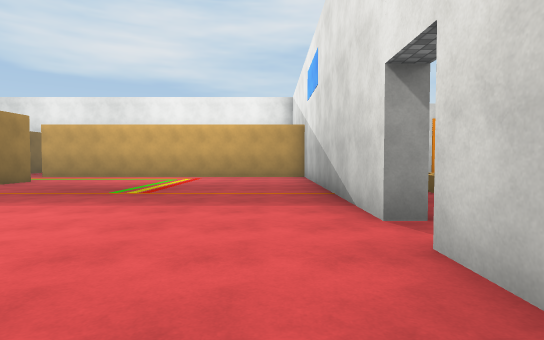
[1] (above)

24 first-person views from a walk through a scene from a Unity 3-D project. The camera is 1.4 m above the floor, tilts 2° down and sees 80° across. Doors are open. The floor is counted in squares, 2 m on a side. Each view is taken from the middle of a square. On the plan, view 1 faces up. The plan holds only what a view shows up to about 10 squares ahead; the rest is blank. The place goes on beyond the plan. The player character is not drawn. Surface patterns are stand-ins for the level's own textures.

[2]
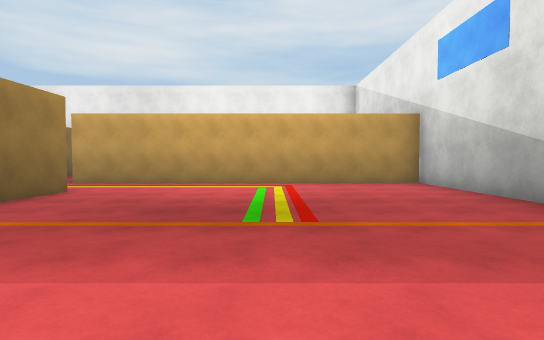

[3]
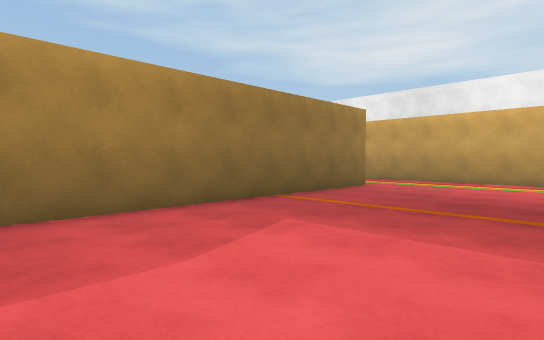

[4]
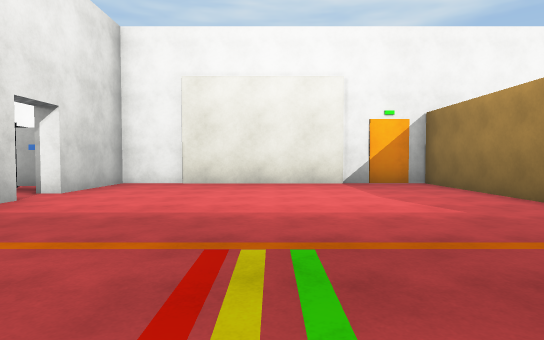

[5]
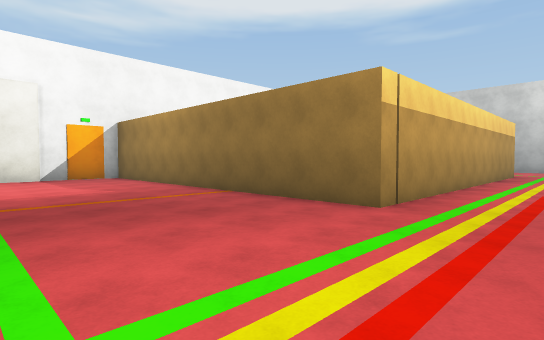

[6]
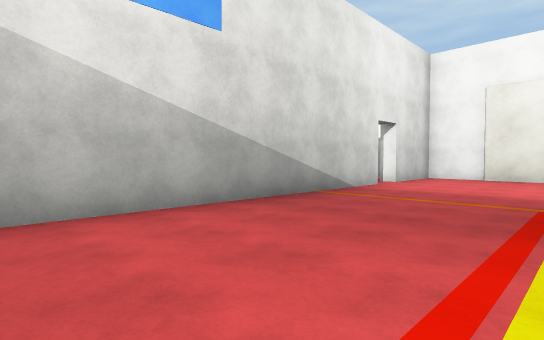

[7]
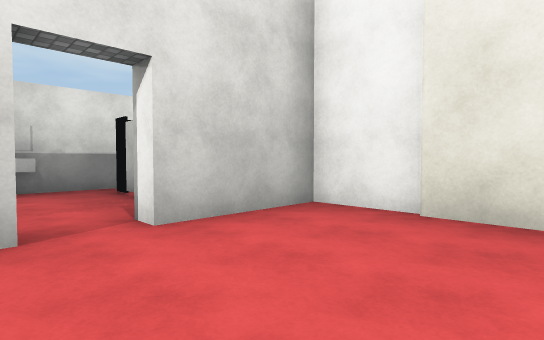

[8]
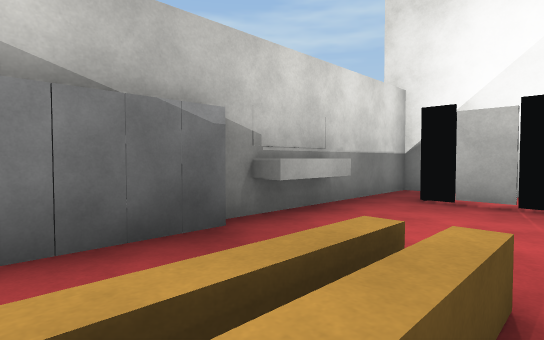

[9]
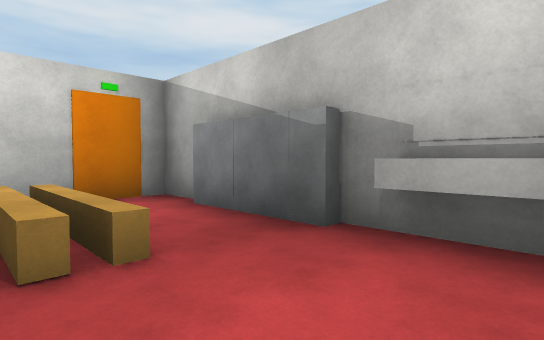

[10]
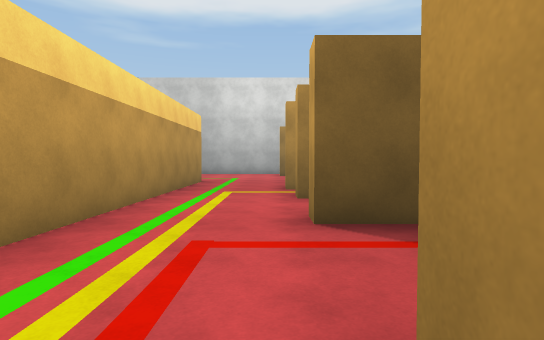

[11]
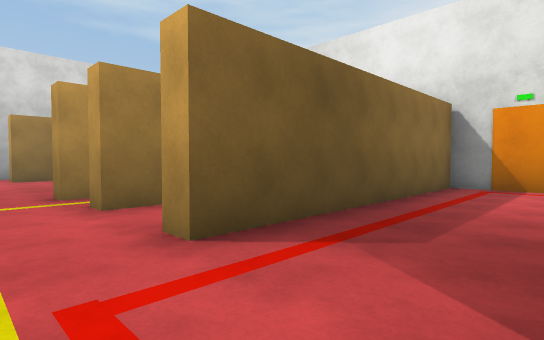

[12]
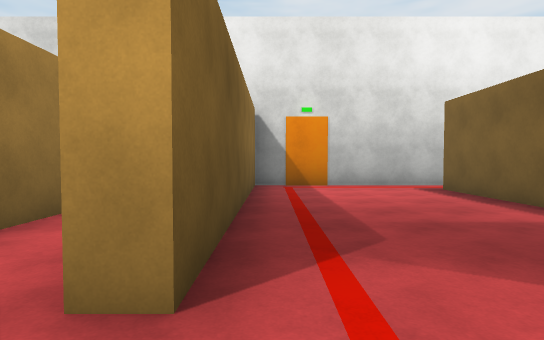

[13]
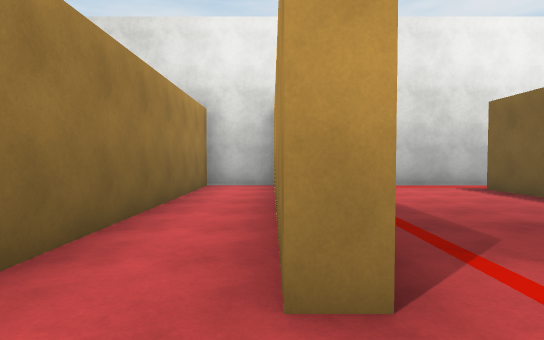

[14]
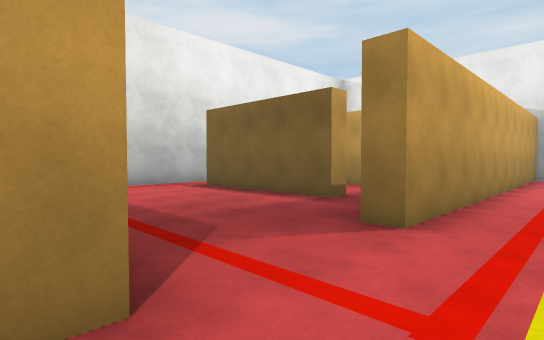

[15]
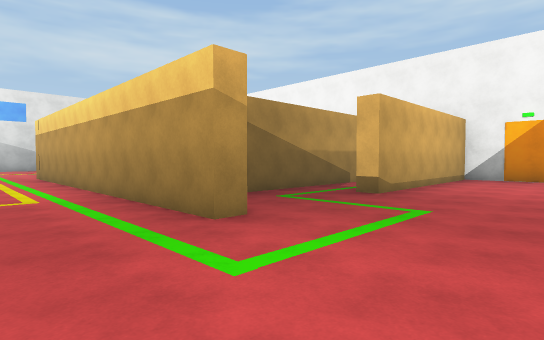

[16]
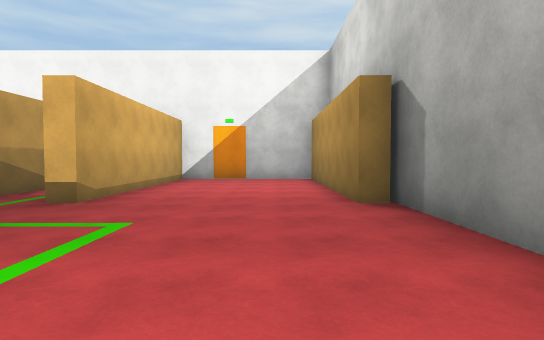

[17]
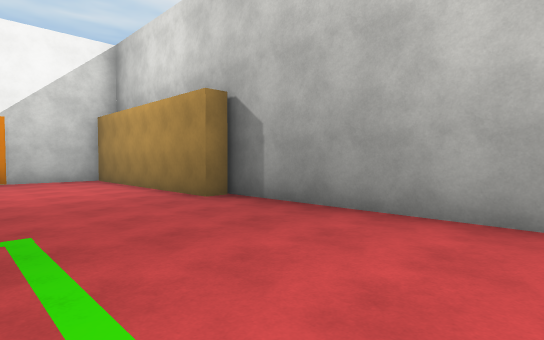

[18]
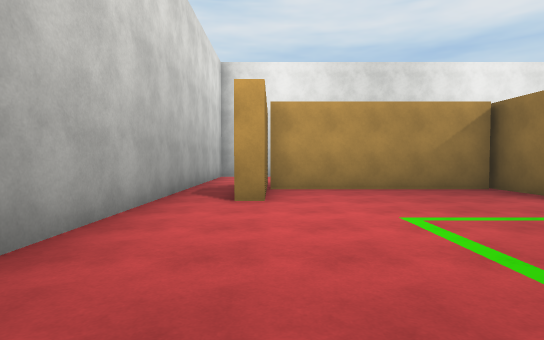

[19]
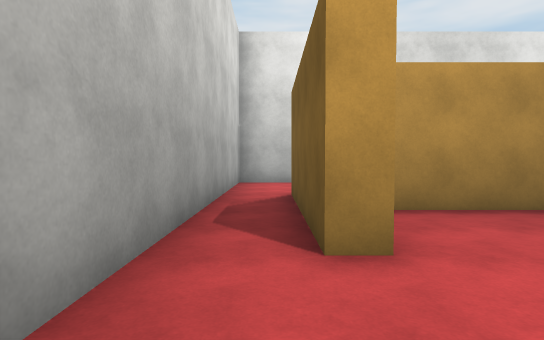

[20]
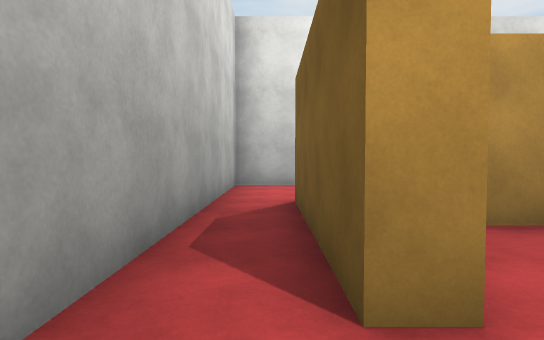

[21]
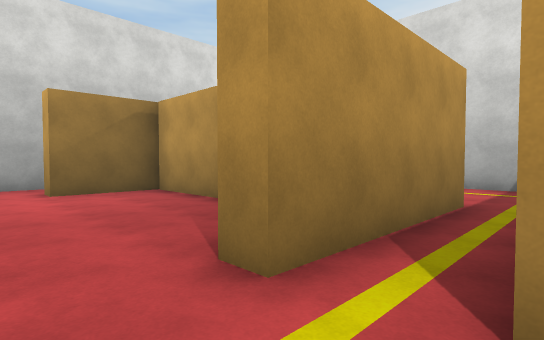

[22]
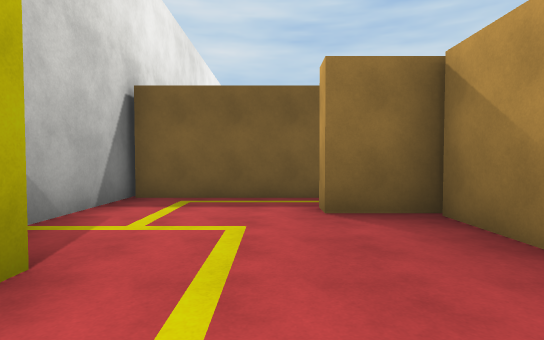

[23]
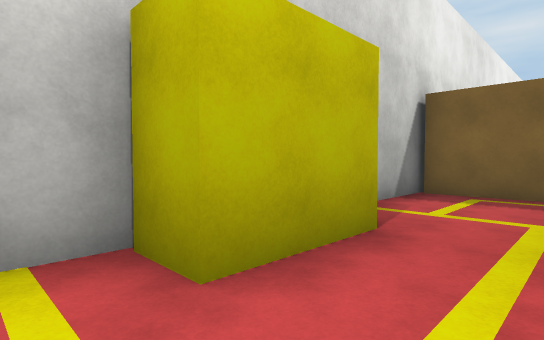

[24]
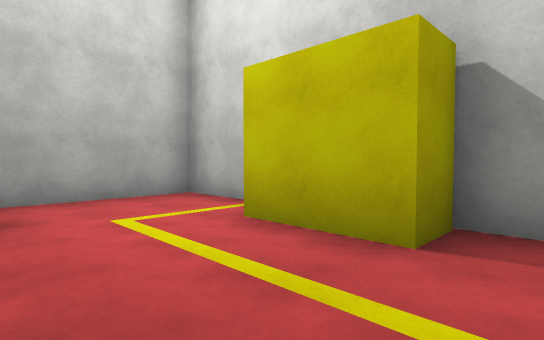

### Floor plan
Ten units are one square. View 1 is at (0, 0); x grows to the right and y downward. Boxes are objects, and circles mark ways between rooms. Rooms are numbered by the first view taken in them; rooms with no view inside come last. Other rooms are left out.
<svg viewBox="-235 -201 300 207">
<path fill="none" stroke="#000" d="M12 -36 12 -123 -88 -123M-85 -98 -73 -98 -73 1 12 1 12 -25 18 -25M57 -49 57 -75M19 -36 12 -36M60 -79 60 -90 35 -90M60 1 60 -50M37 -51 37 -82M40 -52 33 -52 33 -68M-88 -123 -88 -129M-71 -144 -71 -185M-74 -196 -114 -196 -114 -123M-115 -98 -85 -98M-114 -123 -119 -123 -119 -166M-144 -98 -115 -98M-137 -195 -137 -123 -143 -123M-119 -196 -141 -196M-179 -92 -179 -98 -154 -98M-224 -59 -224 -2M-159 -54 -159 -76M-154 -123 -159 -123M-159 -131 -159 -163M-179 -9 -179 -59 -174 -59M-160 -144 -211 -144 -211 -123 -216 -123 -216 -164M-220 1 -190 1M-230 -164 -230 -55M-176 -149 -160 -149M-159 -163 -154 -163 -154 -123M-142 -161 -142 -195M-141 -196 -180 -196 -180 -185 -200 -185 -200 -196 -230 -196 -230 -164M-154 -98 -144 -98"/>
<rect x="25" y="-15" width="10" height="10" fill="#bbb"><title>other object</title></rect>
<rect x="35" y="-15" width="20" height="10" fill="#bbb"><title>other object</title></rect>
<circle cx="20" cy="-30" r="3" fill="#2a7"/>
<circle cx="-80" cy="-115" r="3" fill="#2a7"/>
<circle cx="-120" cy="-115" r="3" fill="#2a7"/>
<circle cx="-140" cy="-115" r="3" fill="#2a7"/>
<circle cx="-160" cy="-115" r="3" fill="#2a7"/>
<circle cx="-220" cy="-160" r="3" fill="#2a7"/>
<text x="-30" y="-60">1</text>
<text x="40" y="-40">2</text>
<text x="-100" y="-150">3</text>
<text x="-130" y="-140">4</text>
<text x="-200" y="-80">5</text>
<text x="-180" y="-170">6</text>
</svg>
Room 1 opens to room 2. Room 1 opens to room 3. Room 3 opens to room 4. Room 4 opens to room 6. Room 5 opens to room 6.

Where each view was taken, in squares from view 1:
view 1: 0 up, 0 right, facing up
view 2: 3 up, 3 left, facing up
view 3: 2 up, 3 left, facing up-left
view 4: 9 up, 3 left, facing down
view 5: 12 up, 3 left, facing down-left
view 6: 12 up, 3 left, facing down-right
view 7: 4 up, 2 left, facing down-right
view 8: 7 up, 3 right, facing down-right
view 9: 3 up, 3 right, facing up-right
view 10: 12 up, 8 left, facing left
view 11: 11 up, 9 left, facing up-left
view 12: 11 up, 11 left, facing up
view 13: 11 up, 12 left, facing up
view 14: 11 up, 12 left, facing up-right
view 15: 12 up, 21 left, facing down-right
view 16: 11 up, 21 left, facing down
view 17: 11 up, 19 left, facing down-left
view 18: 7 up, 21 left, facing up
view 19: 10 up, 22 left, facing up
view 20: 11 up, 22 left, facing up
view 21: 11 up, 14 left, facing up-left
view 22: 17 up, 20 left, facing right
view 23: 17 up, 21 left, facing up-right
view 24: 16 up, 17 left, facing up-left
